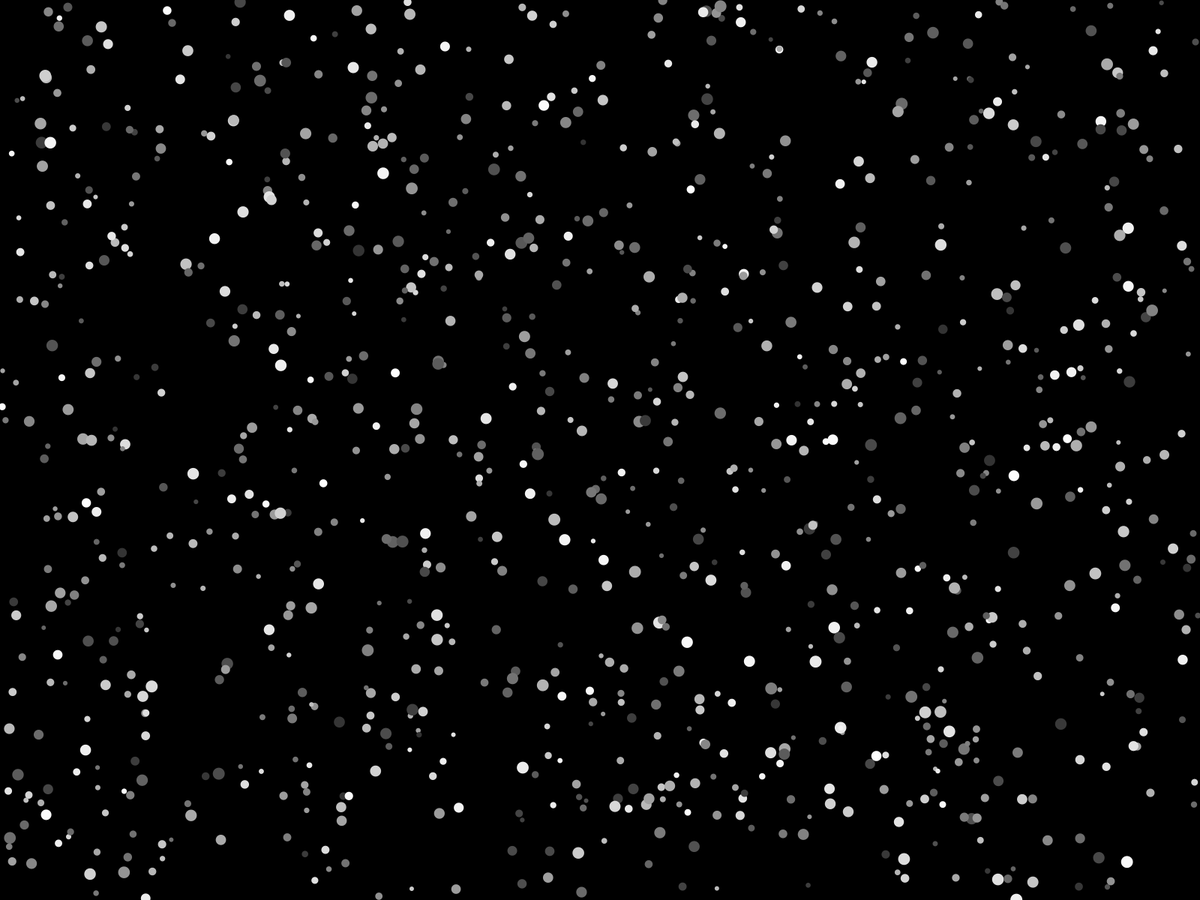
Frame 1 (no input)
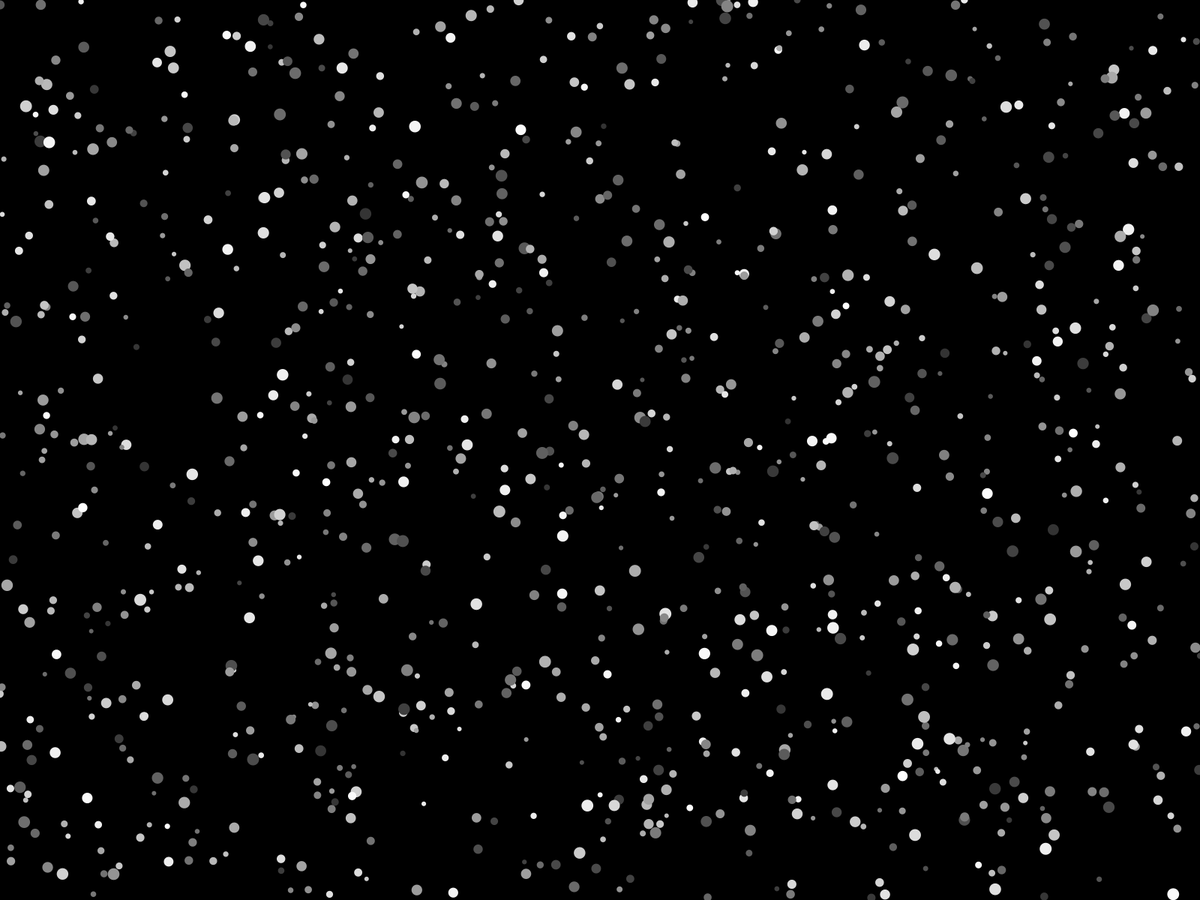
Frame 60 (the mouse pressed at the canvas centre just before this capture)
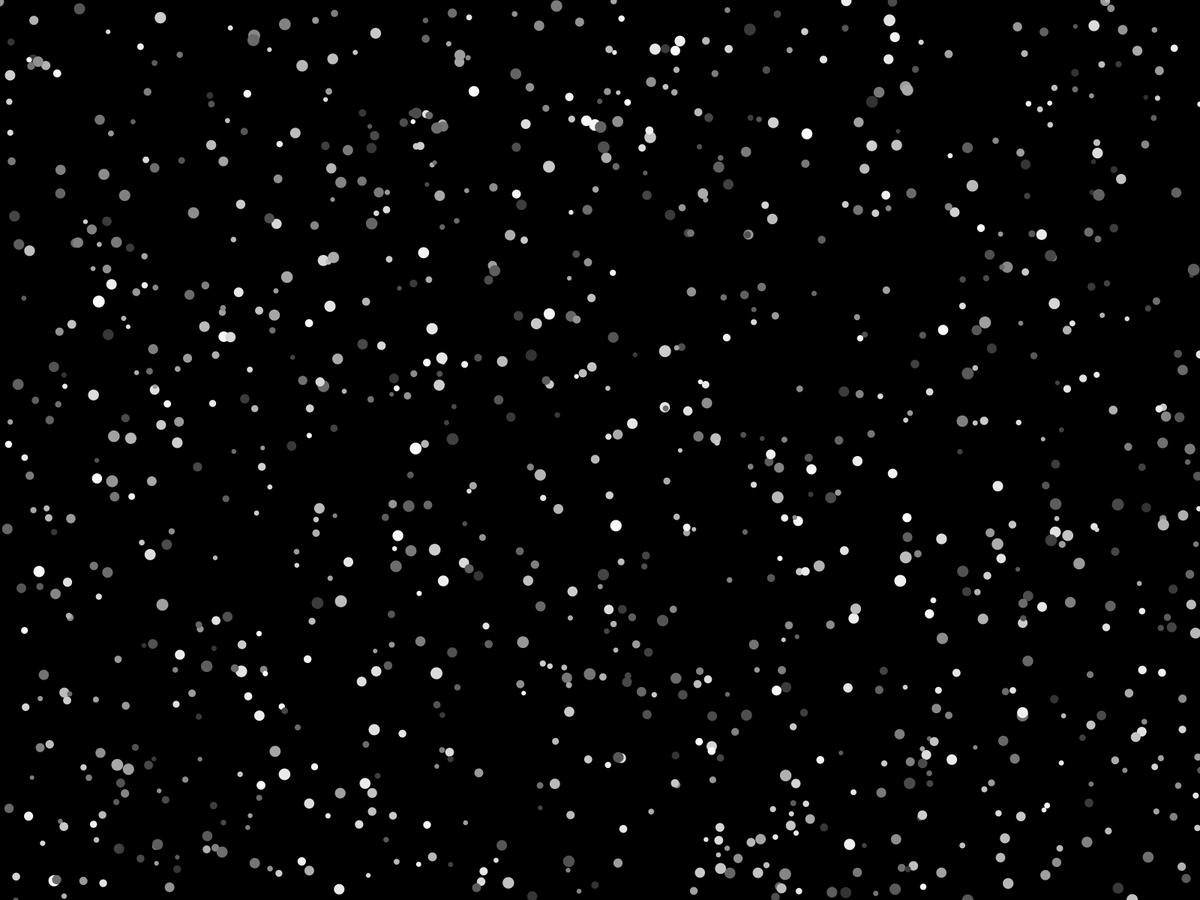
Frame 120 (the mouse held since frame 60 and released just before this capture)

The Processing sketch that drew these frames (run headless with seeded random() and noise(); from frame 60 on, the mouse is pressed at the canvas centre):

// Processing sketch: P08_atomPhysicsCollide
// ── P08_atomPhysicsCollide.pde
//  Introduction to Processing by Robin Parmar. MIT License.

/*  P08_atomPhysicsCollide

    This code set will demonstrate a flexible method for creating a 
    particle system. The goal is to maintain a very simple top-level 
    sketch, with all the details clearly organised in other tabs.

    The following versions are part of this set:    
        1. static atoms
        2. static atoms with object factory
        3. Brownian motion
        4. Perlin noise motion
        5. physics-based motion
        6. physics with bounds
        7. physics with bounce
        8. physics with collisions
        9. enhanced physics

    IN THIS VERSION
        Atoms collide with each other.
        
        Changed:
    	Universe.display()
        Universe.collisions()
*/

Universe us;

int BLACK = 0;

void setup() {
    fullScreen();
    colorMode(HSB, 1.);
    noStroke();
    
    us = new Universe(1000);
}

void draw() {
    background(BLACK);
    us.display();
}

void mousePressed() {
    us.initialise();
}

// ── Atom.pde
/*
	Each atom will be rendered as an achromatic circle.
	Position, size, and colour are initially randomised.
*/

class Atom { 
    PVector loc, vel;
    float d, c;

    Atom() {
        initialise();
    }

    void initialise() {
        // create randomised vectors
        loc = new PVector(random(width), random(height));
        vel = new PVector(random(-2, 2), random(-2, 2));
    
        d = random(6, 16);
        c = random(.2, 1);
	}

    // changing position is simply adding velocity to current location
    void update() {
        loc.add(vel);
        checkBounds();
    }
  
    // if we hit the screen border, bounce
    void checkBounds() {
        // if we reach x extent, reverse x part of vector
        if ((loc.x>width) || (loc.x<0)) {
            vel.x = -vel.x;     
        }

        // similar for y
        if ((loc.y>height) || (loc.y<0)) {
            vel.y = -vel.y;     
        }
    }

    void display() {
        fill(c);
        circle(loc.x, loc.y, d);
    }
}

// ── Universe.pde
/*
    The Universe holds an array of Atoms. This is an object factory, 
    creating and managing the individual particles.
*/

class Universe {
    int size;
	Atom[] cluster;

    Universe(int size_) {
    	size = size_;
		cluster = new Atom[size];
        initialise();        
    }

    // display each atom in the universe
    void display() {
    	for (Atom a : cluster) {
            a.update();

            // *NEW*
			collisions(a);

            a.display();
    	}  
    }

	// *NEW*
    // check every other atom against the specified atom
    void collisions(Atom a) {
        float d;
        
        for (Atom b : cluster) {
            // don't check atom with itself!
            if (a != b) {
                // distance between atoms
                d = a.loc.dist(b.loc);
                
                // compare to sum of radii
                if (d < a.d/2 + b.d/2) {
                    // reverse the vector
                    a.vel.mult(-1);
                }
            }
        }  
    }

    void initialise() {
        for (int i=0; i<size; i++) {
            cluster[i] = new Atom();
        }
    }
}
